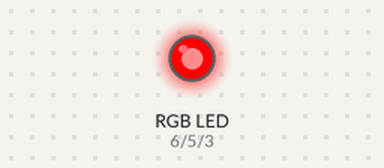
A sketch run on a simulated Arduino Uno, built with avr-gcc and run on an emulated ATmega328P. Shown: an RGB LED mixed from three pins (HIGH = lit). Dim RGB values are drawn brighter than linear.

Above: at 0.05 s.
At 5.25 s:
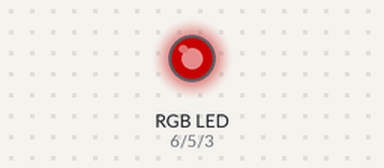
At 7.85 s:
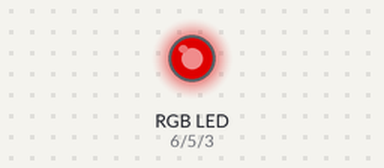
At 10.45 s:
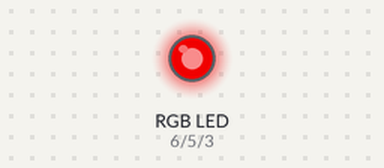
Timing chart, 0 to 16.6 s (numbered marks = the images above):
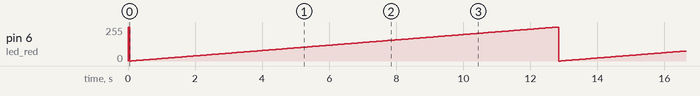

Measured:
- by itself, pin 6 (led_red): ramps from 0/255 to 255/255 and jumps back, once every 12.8 s

The sketch:

rgb_led_2.ino
```cpp
byte led_blue = 3;
byte led_green = 5;
byte led_red = 6;
int t = 50;

void setup() {
  pinMode(led_red, OUTPUT);
  pinMode(led_green, OUTPUT);
  pinMode(led_blue, OUTPUT);
}
void loop() {
  for (int i = 255; i > -1; i++)
  {
    analogWrite(led_red, i);
    delay(t);
  }
  for (int i = 255; i > -1; i++)
  {
    analogWrite(led_green, i);
    delay(t);
  }
  for (int i = 255; i > -1; i++)
  {
    analogWrite(led_blue, i);
    delay(t);
  }
}
```
